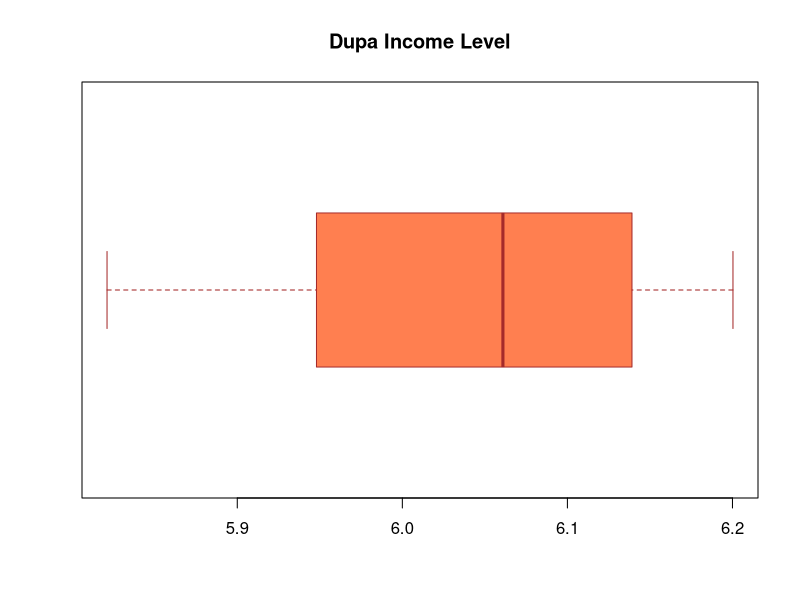
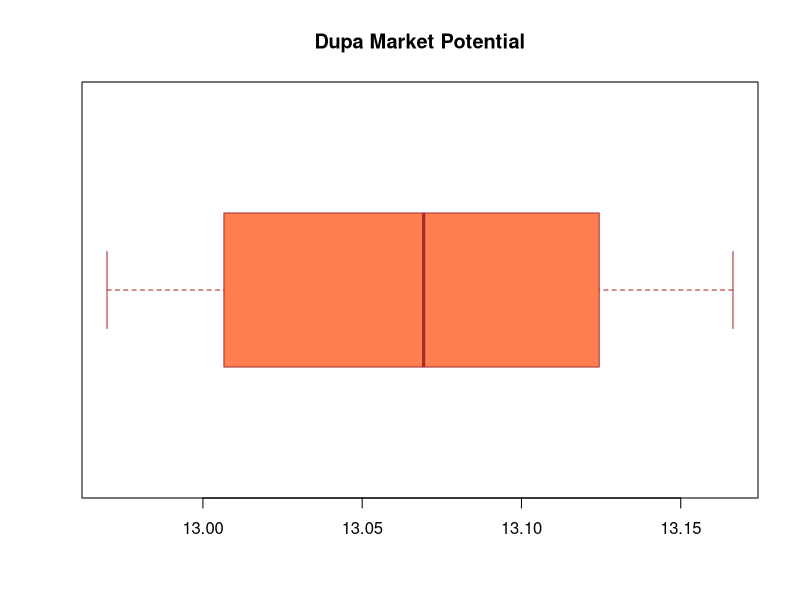
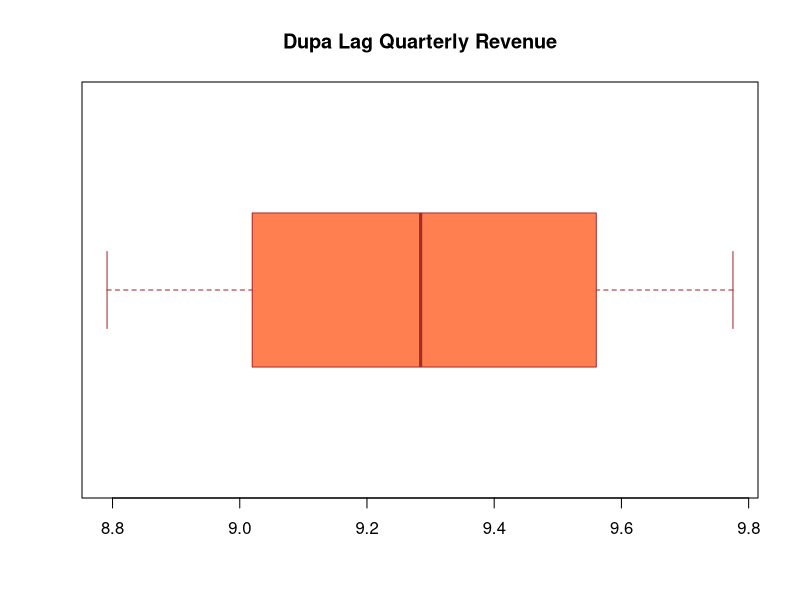
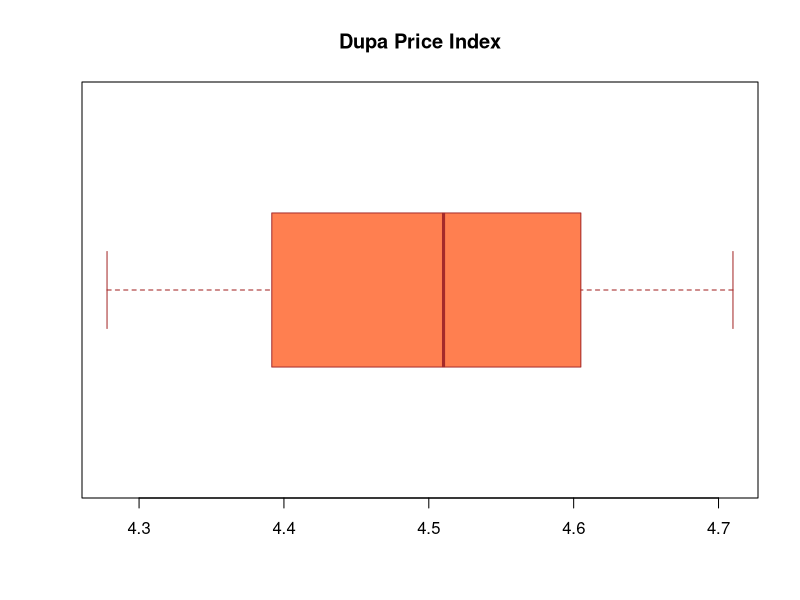

Reproduce these figures in R, in order.
venituri = freeny$income.level
potential = freeny$market.potential
lag=freeny$lag.quarterly.revenue
pret = freeny$price.index

summary(freeny)

#calculam quantilele
quantile(venituri)
quantile(potential)
quantile(lag)
quantile(pret)

#Calculam media
mean(venituri)
mean(potential)
mean(lag)
mean(pret)

#calculam mediana 
median(venituri)
median(potential)
median(lag)
median(pret)

#calculam varianta 
var(venituri)
var(potential)
var(lag)
var(pret)

summary(freeny)

#desenam diagrama pentru fiecare variabila din freeny 
boxplot(venituri, main="Dupa Income Level", horizontal=TRUE, col ="coral", border = "brown")
boxplot(potential, main="Dupa Market Potential", horizontal=TRUE, col ="coral", border = "brown")
boxplot(lag, main="Dupa Lag Quarterly Revenue", horizontal=TRUE, col ="coral", border = "brown")
boxplot(pret, main="Dupa Price Index", horizontal=TRUE, col ="coral", border = "brown")

